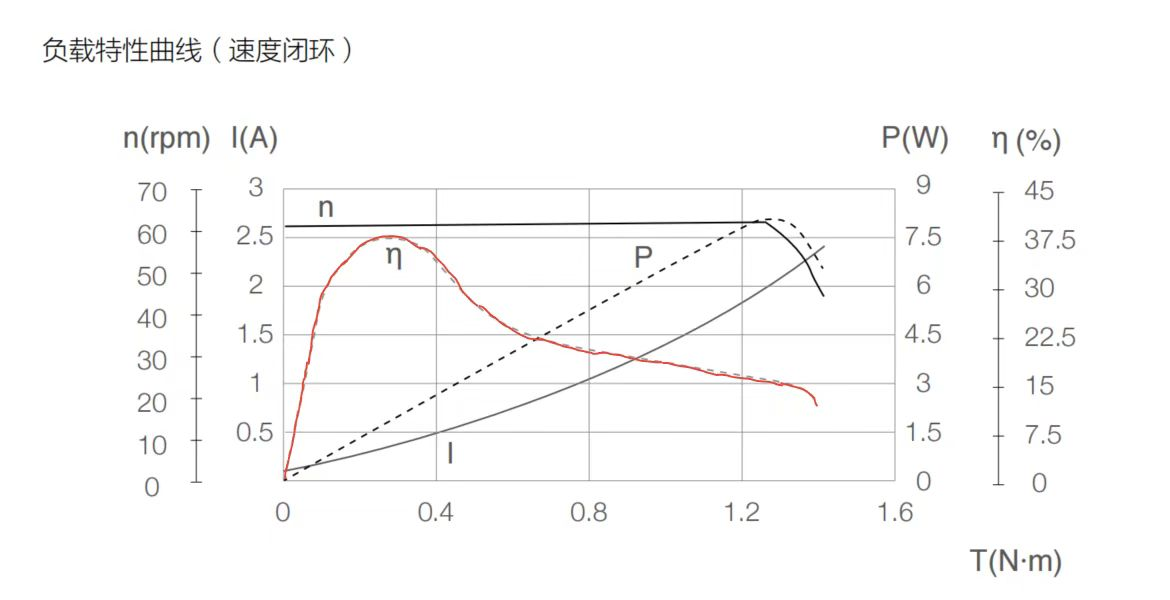
#> input picture Robot/InfantryOmni-No1/2026OmniChassis_A_board/User/core/Alg/PowerControl-TestVersion/PythonProject/picture/微信图片_20260111191706_302_185.jpg, 1170 x 600 px
$ python -i extract_red_curve.py   (imports and definitions only)
#> lines starting #> are read from the running program, lines starting #| are printed output that depends on the picture; after the words box and inside, x2 and y2 are one past the last pixel; in counts of white or black regions, pixels touching at a corner belong together
import cv2
import numpy as np
import matplotlib.pyplot as plt

"""
自动提取图片中红色效率曲线的数据点
"""

def extract_red_curve(image_path, num_points=400):
    """
    从图片中提取红色曲线数据

    参数:
        image_path: 图片路径
        num_points: 需要提取的数据点数量
    """
#> called with num_points = 400
    # 读取图片（支持中文路径）
    img = cv2.imdecode(np.fromfile(image_path, dtype=np.uint8), cv2.IMREAD_COLOR)
#> img is the input picture: shape (600, 1170, 3); mean B, G, R 250.1, 250.2, 250.5
    if img is None:
        print(f"无法读取图片: {image_path}")
        return None

    print(f"图片尺寸: {img.shape[1]} x {img.shape[0]}")
#| 图片尺寸: 1170 x 600

    # 转换到HSV颜色空间
    hsv = cv2.cvtColor(img, cv2.COLOR_BGR2HSV)
#> hsv: shape (600, 1170, 3); mean H, S, V 7.2, 1, 250.7

    # 红色在HSV中有两个范围（因为H值是环形的）
    # 红色范围1: H=0-10
    lower_red1 = np.array([0, 50, 50])
    upper_red1 = np.array([10, 255, 255])

    # 红色范围2: H=170-180
    lower_red2 = np.array([170, 50, 50])
    upper_red2 = np.array([180, 255, 255])

    # 创建红色掩码
    mask1 = cv2.inRange(hsv, lower_red1, upper_red1)
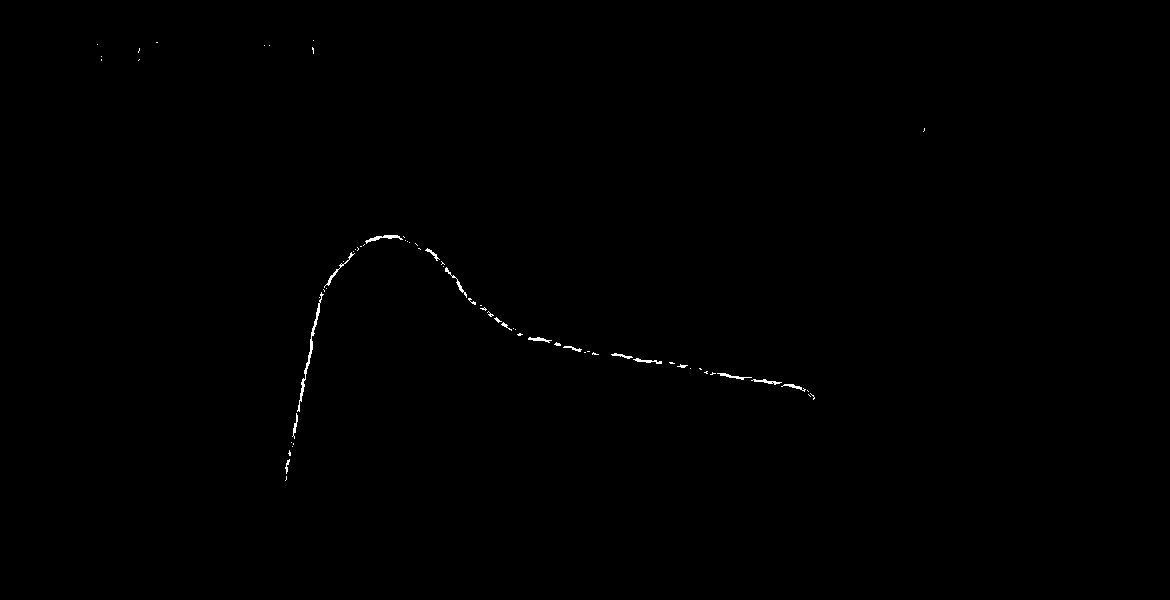
#> mask1: shape (600, 1170); 0.21% white in thin lines or dots, all inside (x1, y1, x2, y2) = (97, 40, 925, 481)
    mask2 = cv2.inRange(hsv, lower_red2, upper_red2)
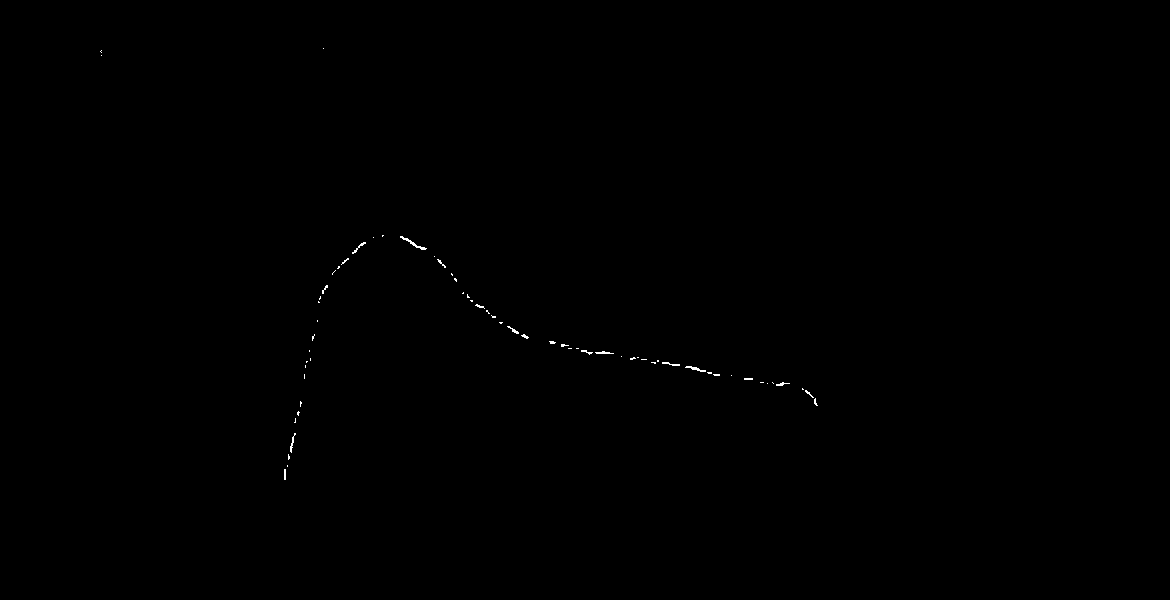
#> mask2: shape (600, 1170); 0.11% white in thin lines or dots, all inside (x1, y1, x2, y2) = (100, 48, 818, 480)
    red_mask = cv2.bitwise_or(mask1, mask2)
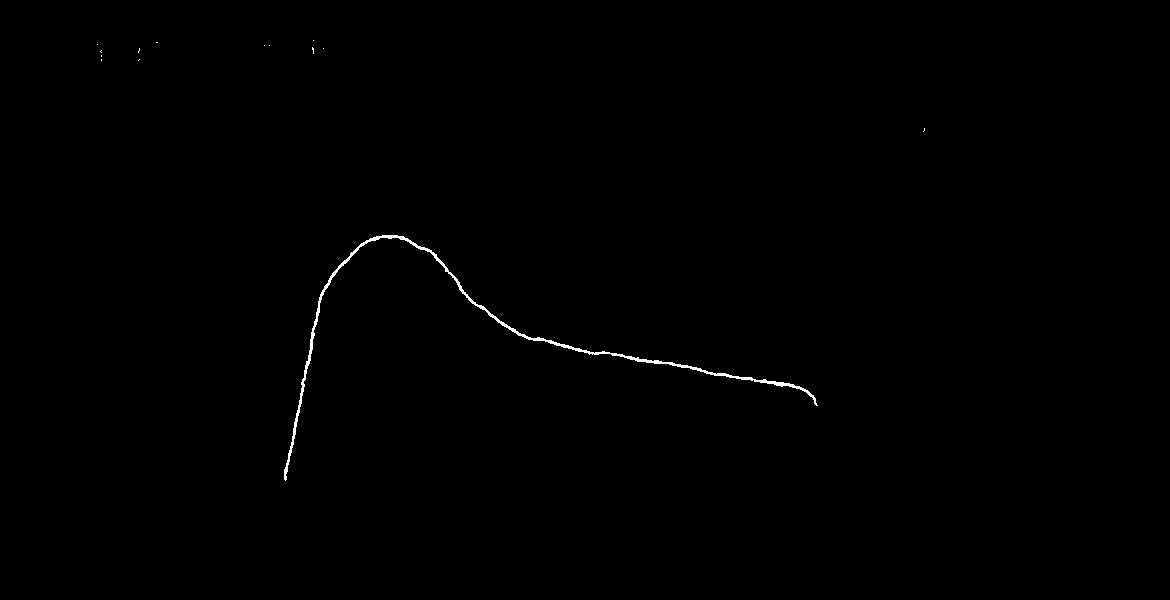
#> red_mask: shape (600, 1170); 0.31% white in thin lines or dots, all inside (x1, y1, x2, y2) = (97, 40, 925, 481)

    # 形态学操作去噪
    kernel = np.ones((3, 3), np.uint8)
    red_mask = cv2.morphologyEx(red_mask, cv2.MORPH_CLOSE, kernel)
    red_mask = cv2.morphologyEx(red_mask, cv2.MORPH_OPEN, kernel)
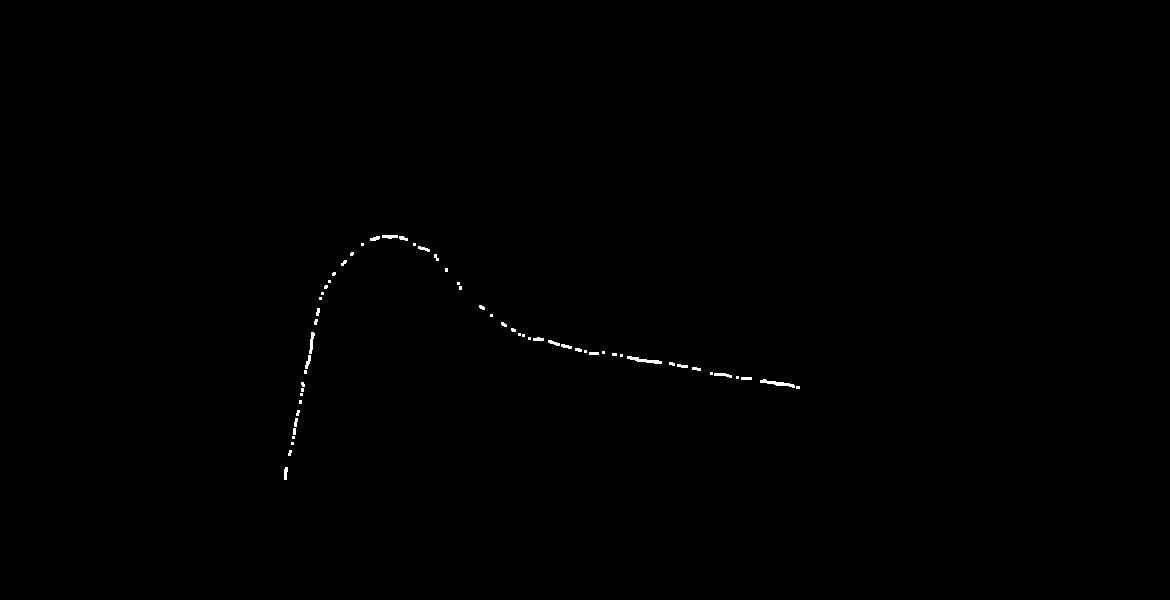
#> red_mask: shape (600, 1170); 0.2% white; 59 white regions (34 under 20 px), largest, box (x1, y1, x2, y2) and area: (760, 379, 795, 388) 121, (627, 356, 662, 364) 119, (309, 332, 315, 354) 69

    # 找到红色像素的坐标
    red_points = np.where(red_mask > 0)
#> red_points = 1422 positions, rows 235 to 479, columns 284 to 799

    if len(red_points[0]) == 0:
        print("未检测到红色曲线")
        return None

    print(f"检测到 {len(red_points[0])} 个红色像素")
#| 检测到 1422 个红色像素

    # 图片坐标系标定（需要根据实际图片调整）
    # 这些值定义了坐标轴在图片中的像素位置
    img_height, img_width = img.shape[:2]
#> img_height = 600; img_width = 1170

    # 坐标轴像素范围（根据图片调整）
    pixel_left = int(img_width * 0.08)    # X轴起点
#> pixel_left = 93
    pixel_right = int(img_width * 0.90)   # X轴终点
#> pixel_right = 1053
    pixel_top = int(img_height * 0.12)    # Y轴顶部
#> pixel_top = 72
    pixel_bottom = int(img_height * 0.88) # Y轴底部
#> pixel_bottom = 528

    # 数据范围
    x_min, x_max = 0.0, 1.6      # T(N·m)
    y_min, y_max = 0.0, 45.0     # η(%)

    # 提取曲线数据点
    # 按X坐标分组，每组取Y的中值
    curve_data = {}

    for i in range(len(red_points[0])):
        py = red_points[0][i]  # 像素Y坐标
        px = red_points[1][i]  # 像素X坐标

        # 只处理坐标轴范围内的点
        if pixel_left <= px <= pixel_right and pixel_top <= py <= pixel_bottom:
            if px not in curve_data:
                curve_data[px] = []
            curve_data[px].append(py)
#> this loop made 1422 passes
#> (py, px) on passes 1 to 3: (235, 382), (235, 383), (235, 384)
#> after the loop, curve_data = 356 items

    # 对每个X取Y的中值
    x_pixels = sorted(curve_data.keys())
#> x_pixels = 356 values from 284 to 799
    data_points = []

    for px in x_pixels:
        py = np.median(curve_data[px])

        # 转换为实际坐标
        t_value = x_min + (px - pixel_left) / (pixel_right - pixel_left) * (x_max - x_min)
        eta_value = y_max - (py - pixel_top) / (pixel_bottom - pixel_top) * (y_max - y_min)

        # 过滤合理范围
        if 0 <= eta_value <= 45:
            data_points.append((t_value, eta_value))
#> this loop made 356 passes
#> (px, py, t_value, eta_value) on passes 1 to 3: (284, 474, 0.318, 5.33), (285, 473, 0.32, 5.43), (286, 473, 0.322, 5.43)
#> after the loop, data_points = 356 pairs, first value 0.318 to 1.18, second value 5.33 to 28.82

    print(f"提取到 {len(data_points)} 个原始数据点")
#| 提取到 356 个原始数据点

    # 重采样到指定数量的点
    if len(data_points) > num_points:
        # 均匀采样
        indices = np.linspace(0, len(data_points) - 1, num_points, dtype=int)
        data_points = [data_points[i] for i in indices]

    print(f"重采样后 {len(data_points)} 个数据点")
#| 重采样后 356 个数据点

    return data_points, img, red_mask


# [90 lines left out: functions save_to_file, main, not called in this run]


# [2 lines not run here, left out]

>>> result = extract_red_curve('../../../../../../../../../InfantryOmni-No1/2026OmniChassis_A_board/User/core/Alg/PowerControl-TestVersion/PythonProject/picture/微信图片_20260111191706_302_185.jpg')
